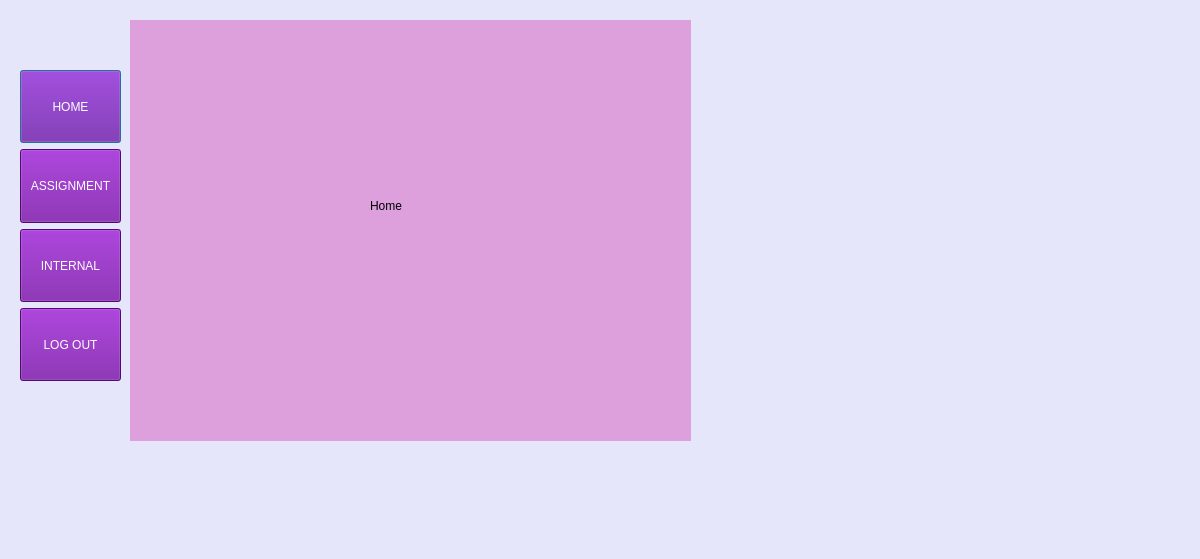
<?xml version="1.0" encoding="UTF-8"?>
<ui version="4.0">
 <class>studentdashboard</class>
 <widget class="QDialog" name="studentdashboard">
  <property name="geometry">
   <rect>
    <x>0</x>
    <y>0</y>
    <width>1200</width>
    <height>559</height>
   </rect>
  </property>
  <property name="windowTitle">
   <string>Dialog</string>
  </property>
  <property name="styleSheet">
   <string notr="true">background-color:rgb(230, 230, 250)</string>
  </property>
  <widget class="QWidget" name="verticalLayoutWidget">
   <property name="geometry">
    <rect>
     <x>20</x>
     <y>70</y>
     <width>101</width>
     <height>311</height>
    </rect>
   </property>
   <layout class="QVBoxLayout" name="verticalLayout">
    <item>
     <widget class="QPushButton" name="homeButton">
      <property name="sizePolicy">
       <sizepolicy hsizetype="Preferred" vsizetype="Preferred">
        <horstretch>0</horstretch>
        <verstretch>0</verstretch>
       </sizepolicy>
      </property>
      <property name="styleSheet">
       <string notr="true">background-color: rgb(114, 14, 158);
color: white</string>
      </property>
      <property name="text">
       <string>HOME</string>
      </property>
     </widget>
    </item>
    <item>
     <widget class="QPushButton" name="assignmentButton">
      <property name="sizePolicy">
       <sizepolicy hsizetype="Preferred" vsizetype="Preferred">
        <horstretch>0</horstretch>
        <verstretch>0</verstretch>
       </sizepolicy>
      </property>
      <property name="styleSheet">
       <string notr="true">background-color: rgb(114, 14, 158);
color: white</string>
      </property>
      <property name="text">
       <string>ASSIGNMENT</string>
      </property>
     </widget>
    </item>
    <item>
     <widget class="QPushButton" name="internalButton">
      <property name="sizePolicy">
       <sizepolicy hsizetype="Preferred" vsizetype="Preferred">
        <horstretch>0</horstretch>
        <verstretch>0</verstretch>
       </sizepolicy>
      </property>
      <property name="styleSheet">
       <string notr="true">background-color: rgb(114, 14, 158);
color: white</string>
      </property>
      <property name="text">
       <string>INTERNAL</string>
      </property>
     </widget>
    </item>
    <item>
     <widget class="QPushButton" name="logOutButton">
      <property name="sizePolicy">
       <sizepolicy hsizetype="Preferred" vsizetype="Preferred">
        <horstretch>0</horstretch>
        <verstretch>0</verstretch>
       </sizepolicy>
      </property>
      <property name="styleSheet">
       <string notr="true">background-color: rgb(114, 14, 158);
color: white</string>
      </property>
      <property name="text">
       <string>LOG OUT</string>
      </property>
     </widget>
    </item>
   </layout>
  </widget>
  <widget class="QStackedWidget" name="stackedWidget">
   <property name="geometry">
    <rect>
     <x>130</x>
     <y>20</y>
     <width>561</width>
     <height>421</height>
    </rect>
   </property>
   <property name="styleSheet">
    <string notr="true">background-color: rgb(221, 160, 221);
color: black</string>
   </property>
   <property name="currentIndex">
    <number>0</number>
   </property>
   <widget class="QWidget" name="Home">
    <widget class="QLabel" name="label_3">
     <property name="geometry">
      <rect>
       <x>240</x>
       <y>140</y>
       <width>191</width>
       <height>91</height>
      </rect>
     </property>
     <property name="text">
      <string>Home</string>
     </property>
    </widget>
   </widget>
   <widget class="QWidget" name="Assignment">
    <widget class="QLabel" name="label_4">
     <property name="geometry">
      <rect>
       <x>260</x>
       <y>180</y>
       <width>191</width>
       <height>91</height>
      </rect>
     </property>
     <property name="text">
      <string>Assignment</string>
     </property>
    </widget>
   </widget>
   <widget class="QWidget" name="Internal">
    <widget class="QTableView" name="tableView">
     <property name="geometry">
      <rect>
       <x>10</x>
       <y>60</y>
       <width>531</width>
       <height>361</height>
      </rect>
     </property>
    </widget>
   </widget>
  </widget>
 </widget>
 <resources/>
 <connections/>
</ui>
